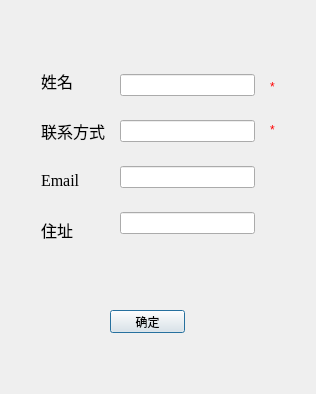
<?xml version="1.0" encoding="UTF-8"?>
<ui version="4.0">
 <class>PhoneBookEdit</class>
 <widget class="QDialog" name="PhoneBookEdit">
  <property name="geometry">
   <rect>
    <x>0</x>
    <y>0</y>
    <width>316</width>
    <height>394</height>
   </rect>
  </property>
  <property name="windowTitle">
   <string>添加新联系人</string>
  </property>
  <widget class="QPushButton" name="pushButtonOk">
   <property name="geometry">
    <rect>
     <x>110</x>
     <y>310</y>
     <width>75</width>
     <height>23</height>
    </rect>
   </property>
   <property name="text">
    <string>确定</string>
   </property>
  </widget>
  <widget class="QWidget" name="layoutWidget">
   <property name="geometry">
    <rect>
     <x>270</x>
     <y>80</y>
     <width>8</width>
     <height>56</height>
    </rect>
   </property>
   <layout class="QVBoxLayout" name="verticalLayout_3">
    <property name="spacing">
     <number>30</number>
    </property>
    <item>
     <widget class="QLabel" name="label_5">
      <property name="palette">
       <palette>
        <active>
         <colorrole role="WindowText">
          <brush brushstyle="SolidPattern">
           <color alpha="255">
            <red>255</red>
            <green>0</green>
            <blue>0</blue>
           </color>
          </brush>
         </colorrole>
        </active>
        <inactive>
         <colorrole role="WindowText">
          <brush brushstyle="SolidPattern">
           <color alpha="255">
            <red>255</red>
            <green>0</green>
            <blue>0</blue>
           </color>
          </brush>
         </colorrole>
        </inactive>
        <disabled>
         <colorrole role="WindowText">
          <brush brushstyle="SolidPattern">
           <color alpha="255">
            <red>120</red>
            <green>120</green>
            <blue>120</blue>
           </color>
          </brush>
         </colorrole>
        </disabled>
       </palette>
      </property>
      <property name="text">
       <string>*</string>
      </property>
     </widget>
    </item>
    <item>
     <widget class="QLabel" name="label_6">
      <property name="palette">
       <palette>
        <active>
         <colorrole role="WindowText">
          <brush brushstyle="SolidPattern">
           <color alpha="255">
            <red>255</red>
            <green>0</green>
            <blue>0</blue>
           </color>
          </brush>
         </colorrole>
         <colorrole role="Button">
          <brush brushstyle="SolidPattern">
           <color alpha="255">
            <red>255</red>
            <green>0</green>
            <blue>0</blue>
           </color>
          </brush>
         </colorrole>
         <colorrole role="Light">
          <brush brushstyle="SolidPattern">
           <color alpha="255">
            <red>255</red>
            <green>127</green>
            <blue>127</blue>
           </color>
          </brush>
         </colorrole>
         <colorrole role="Midlight">
          <brush brushstyle="SolidPattern">
           <color alpha="255">
            <red>255</red>
            <green>63</green>
            <blue>63</blue>
           </color>
          </brush>
         </colorrole>
         <colorrole role="Dark">
          <brush brushstyle="SolidPattern">
           <color alpha="255">
            <red>127</red>
            <green>0</green>
            <blue>0</blue>
           </color>
          </brush>
         </colorrole>
         <colorrole role="Mid">
          <brush brushstyle="SolidPattern">
           <color alpha="255">
            <red>170</red>
            <green>0</green>
            <blue>0</blue>
           </color>
          </brush>
         </colorrole>
         <colorrole role="Text">
          <brush brushstyle="SolidPattern">
           <color alpha="255">
            <red>0</red>
            <green>0</green>
            <blue>0</blue>
           </color>
          </brush>
         </colorrole>
         <colorrole role="BrightText">
          <brush brushstyle="SolidPattern">
           <color alpha="255">
            <red>255</red>
            <green>255</green>
            <blue>255</blue>
           </color>
          </brush>
         </colorrole>
         <colorrole role="ButtonText">
          <brush brushstyle="SolidPattern">
           <color alpha="255">
            <red>0</red>
            <green>0</green>
            <blue>0</blue>
           </color>
          </brush>
         </colorrole>
         <colorrole role="Base">
          <brush brushstyle="SolidPattern">
           <color alpha="255">
            <red>255</red>
            <green>255</green>
            <blue>255</blue>
           </color>
          </brush>
         </colorrole>
         <colorrole role="Window">
          <brush brushstyle="SolidPattern">
           <color alpha="255">
            <red>255</red>
            <green>0</green>
            <blue>0</blue>
           </color>
          </brush>
         </colorrole>
         <colorrole role="Shadow">
          <brush brushstyle="SolidPattern">
           <color alpha="255">
            <red>0</red>
            <green>0</green>
            <blue>0</blue>
           </color>
          </brush>
         </colorrole>
         <colorrole role="AlternateBase">
          <brush brushstyle="SolidPattern">
           <color alpha="255">
            <red>255</red>
            <green>127</green>
            <blue>127</blue>
           </color>
          </brush>
         </colorrole>
         <colorrole role="ToolTipBase">
          <brush brushstyle="SolidPattern">
           <color alpha="255">
            <red>255</red>
            <green>255</green>
            <blue>220</blue>
           </color>
          </brush>
         </colorrole>
         <colorrole role="ToolTipText">
          <brush brushstyle="SolidPattern">
           <color alpha="255">
            <red>0</red>
            <green>0</green>
            <blue>0</blue>
           </color>
          </brush>
         </colorrole>
        </active>
        <inactive>
         <colorrole role="WindowText">
          <brush brushstyle="SolidPattern">
           <color alpha="255">
            <red>255</red>
            <green>0</green>
            <blue>0</blue>
           </color>
          </brush>
         </colorrole>
         <colorrole role="Button">
          <brush brushstyle="SolidPattern">
           <color alpha="255">
            <red>255</red>
            <green>0</green>
            <blue>0</blue>
           </color>
          </brush>
         </colorrole>
         <colorrole role="Light">
          <brush brushstyle="SolidPattern">
           <color alpha="255">
            <red>255</red>
            <green>127</green>
            <blue>127</blue>
           </color>
          </brush>
         </colorrole>
         <colorrole role="Midlight">
          <brush brushstyle="SolidPattern">
           <color alpha="255">
            <red>255</red>
            <green>63</green>
            <blue>63</blue>
           </color>
          </brush>
         </colorrole>
         <colorrole role="Dark">
          <brush brushstyle="SolidPattern">
           <color alpha="255">
            <red>127</red>
            <green>0</green>
            <blue>0</blue>
           </color>
          </brush>
         </colorrole>
         <colorrole role="Mid">
          <brush brushstyle="SolidPattern">
           <color alpha="255">
            <red>170</red>
            <green>0</green>
            <blue>0</blue>
           </color>
          </brush>
         </colorrole>
         <colorrole role="Text">
          <brush brushstyle="SolidPattern">
           <color alpha="255">
            <red>0</red>
            <green>0</green>
            <blue>0</blue>
           </color>
          </brush>
         </colorrole>
         <colorrole role="BrightText">
          <brush brushstyle="SolidPattern">
           <color alpha="255">
            <red>255</red>
            <green>255</green>
            <blue>255</blue>
           </color>
          </brush>
         </colorrole>
         <colorrole role="ButtonText">
          <brush brushstyle="SolidPattern">
           <color alpha="255">
            <red>0</red>
            <green>0</green>
            <blue>0</blue>
           </color>
          </brush>
         </colorrole>
         <colorrole role="Base">
          <brush brushstyle="SolidPattern">
           <color alpha="255">
            <red>255</red>
            <green>255</green>
            <blue>255</blue>
           </color>
          </brush>
         </colorrole>
         <colorrole role="Window">
          <brush brushstyle="SolidPattern">
           <color alpha="255">
            <red>255</red>
            <green>0</green>
            <blue>0</blue>
           </color>
          </brush>
         </colorrole>
         <colorrole role="Shadow">
          <brush brushstyle="SolidPattern">
           <color alpha="255">
            <red>0</red>
            <green>0</green>
            <blue>0</blue>
           </color>
          </brush>
         </colorrole>
         <colorrole role="AlternateBase">
          <brush brushstyle="SolidPattern">
           <color alpha="255">
            <red>255</red>
            <green>127</green>
            <blue>127</blue>
           </color>
          </brush>
         </colorrole>
         <colorrole role="ToolTipBase">
          <brush brushstyle="SolidPattern">
           <color alpha="255">
            <red>255</red>
            <green>255</green>
            <blue>220</blue>
           </color>
          </brush>
         </colorrole>
         <colorrole role="ToolTipText">
          <brush brushstyle="SolidPattern">
           <color alpha="255">
            <red>0</red>
            <green>0</green>
            <blue>0</blue>
           </color>
          </brush>
         </colorrole>
        </inactive>
        <disabled>
         <colorrole role="WindowText">
          <brush brushstyle="SolidPattern">
           <color alpha="255">
            <red>127</red>
            <green>0</green>
            <blue>0</blue>
           </color>
          </brush>
         </colorrole>
         <colorrole role="Button">
          <brush brushstyle="SolidPattern">
           <color alpha="255">
            <red>255</red>
            <green>0</green>
            <blue>0</blue>
           </color>
          </brush>
         </colorrole>
         <colorrole role="Light">
          <brush brushstyle="SolidPattern">
           <color alpha="255">
            <red>255</red>
            <green>127</green>
            <blue>127</blue>
           </color>
          </brush>
         </colorrole>
         <colorrole role="Midlight">
          <brush brushstyle="SolidPattern">
           <color alpha="255">
            <red>255</red>
            <green>63</green>
            <blue>63</blue>
           </color>
          </brush>
         </colorrole>
         <colorrole role="Dark">
          <brush brushstyle="SolidPattern">
           <color alpha="255">
            <red>127</red>
            <green>0</green>
            <blue>0</blue>
           </color>
          </brush>
         </colorrole>
         <colorrole role="Mid">
          <brush brushstyle="SolidPattern">
           <color alpha="255">
            <red>170</red>
            <green>0</green>
            <blue>0</blue>
           </color>
          </brush>
         </colorrole>
         <colorrole role="Text">
          <brush brushstyle="SolidPattern">
           <color alpha="255">
            <red>127</red>
            <green>0</green>
            <blue>0</blue>
           </color>
          </brush>
         </colorrole>
         <colorrole role="BrightText">
          <brush brushstyle="SolidPattern">
           <color alpha="255">
            <red>255</red>
            <green>255</green>
            <blue>255</blue>
           </color>
          </brush>
         </colorrole>
         <colorrole role="ButtonText">
          <brush brushstyle="SolidPattern">
           <color alpha="255">
            <red>127</red>
            <green>0</green>
            <blue>0</blue>
           </color>
          </brush>
         </colorrole>
         <colorrole role="Base">
          <brush brushstyle="SolidPattern">
           <color alpha="255">
            <red>255</red>
            <green>0</green>
            <blue>0</blue>
           </color>
          </brush>
         </colorrole>
         <colorrole role="Window">
          <brush brushstyle="SolidPattern">
           <color alpha="255">
            <red>255</red>
            <green>0</green>
            <blue>0</blue>
           </color>
          </brush>
         </colorrole>
         <colorrole role="Shadow">
          <brush brushstyle="SolidPattern">
           <color alpha="255">
            <red>0</red>
            <green>0</green>
            <blue>0</blue>
           </color>
          </brush>
         </colorrole>
         <colorrole role="AlternateBase">
          <brush brushstyle="SolidPattern">
           <color alpha="255">
            <red>255</red>
            <green>0</green>
            <blue>0</blue>
           </color>
          </brush>
         </colorrole>
         <colorrole role="ToolTipBase">
          <brush brushstyle="SolidPattern">
           <color alpha="255">
            <red>255</red>
            <green>255</green>
            <blue>220</blue>
           </color>
          </brush>
         </colorrole>
         <colorrole role="ToolTipText">
          <brush brushstyle="SolidPattern">
           <color alpha="255">
            <red>0</red>
            <green>0</green>
            <blue>0</blue>
           </color>
          </brush>
         </colorrole>
        </disabled>
       </palette>
      </property>
      <property name="text">
       <string>*</string>
      </property>
     </widget>
    </item>
   </layout>
  </widget>
  <widget class="QWidget" name="layoutWidget">
   <property name="geometry">
    <rect>
     <x>120</x>
     <y>70</y>
     <width>135</width>
     <height>171</height>
    </rect>
   </property>
   <layout class="QVBoxLayout" name="verticalLayout_2">
    <property name="spacing">
     <number>20</number>
    </property>
    <item>
     <widget class="QLineEdit" name="lineEditName"/>
    </item>
    <item>
     <widget class="QLineEdit" name="lineEditPhone"/>
    </item>
    <item>
     <widget class="QLineEdit" name="lineEditEmail"/>
    </item>
    <item>
     <widget class="QLineEdit" name="lineEditAddress"/>
    </item>
   </layout>
  </widget>
  <widget class="QWidget" name="layoutWidget">
   <property name="geometry">
    <rect>
     <x>31</x>
     <y>71</y>
     <width>75</width>
     <height>168</height>
    </rect>
   </property>
   <layout class="QVBoxLayout" name="verticalLayout">
    <property name="spacing">
     <number>30</number>
    </property>
    <property name="leftMargin">
     <number>10</number>
    </property>
    <item>
     <widget class="QLabel" name="label">
      <property name="font">
       <font>
        <family>Times New Roman</family>
        <pointsize>12</pointsize>
       </font>
      </property>
      <property name="text">
       <string>姓名</string>
      </property>
     </widget>
    </item>
    <item>
     <widget class="QLabel" name="label_2">
      <property name="font">
       <font>
        <family>Times New Roman</family>
        <pointsize>12</pointsize>
       </font>
      </property>
      <property name="text">
       <string>联系方式</string>
      </property>
     </widget>
    </item>
    <item>
     <widget class="QLabel" name="label_3">
      <property name="font">
       <font>
        <family>Times New Roman</family>
        <pointsize>12</pointsize>
       </font>
      </property>
      <property name="text">
       <string>Email</string>
      </property>
     </widget>
    </item>
    <item>
     <widget class="QLabel" name="label_4">
      <property name="font">
       <font>
        <family>Times New Roman</family>
        <pointsize>12</pointsize>
       </font>
      </property>
      <property name="text">
       <string>住址</string>
      </property>
     </widget>
    </item>
   </layout>
  </widget>
 </widget>
 <resources/>
 <connections/>
</ui>
